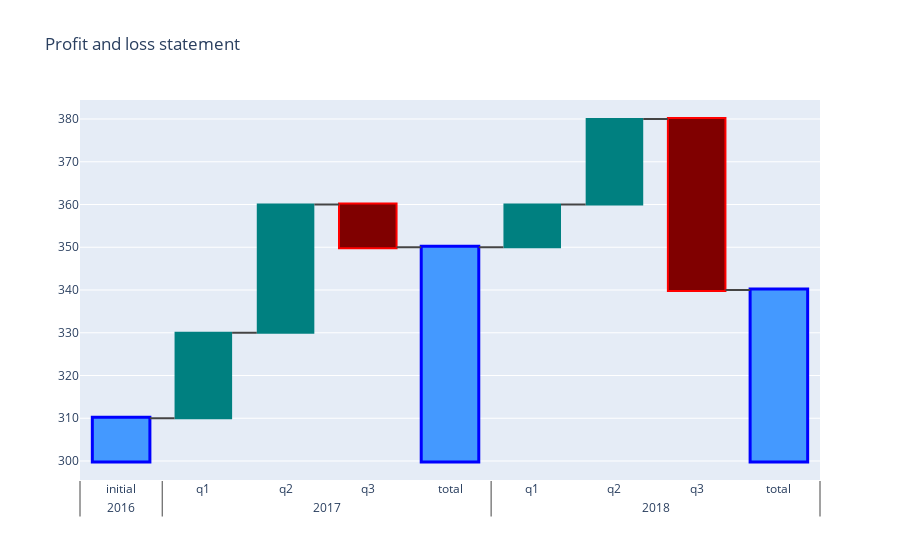

Write notebook code for a chart like this one.
### Code cell


### Figure 1 — Plotly figure (JSON) as saved in the notebook; plotly's stock layout.template omitted (floating-point values rounded to 4 significant figures)
{"data": [{"base": 300, "decreasing": {"marker": {"color": "Maroon", "line": {"color": "red", "width": 2}}}, "increasing": {"marker": {"color": "Teal"}}, "measure": ["absolute", "relative", "relative", "relative", "total", "relative", "relative", "relative", "total"], "totals": {"marker": {"color": "deep sky blue", "line": {"color": "blue", "width": 3}}}, "type": "waterfall", "x": [["2016", "2017", "2017", "2017", "2017", "2018", "2018", "2018", "2018"], ["initial", "q1", "q2", "q3", "total", "q1", "q2", "q3", "total"]], "y": [10, 20, 30, -10, null, 10, 20, -40, null]}], "layout": {"title": {"text": "Profit and loss statement"}, "waterfallgap": 0.3}}
